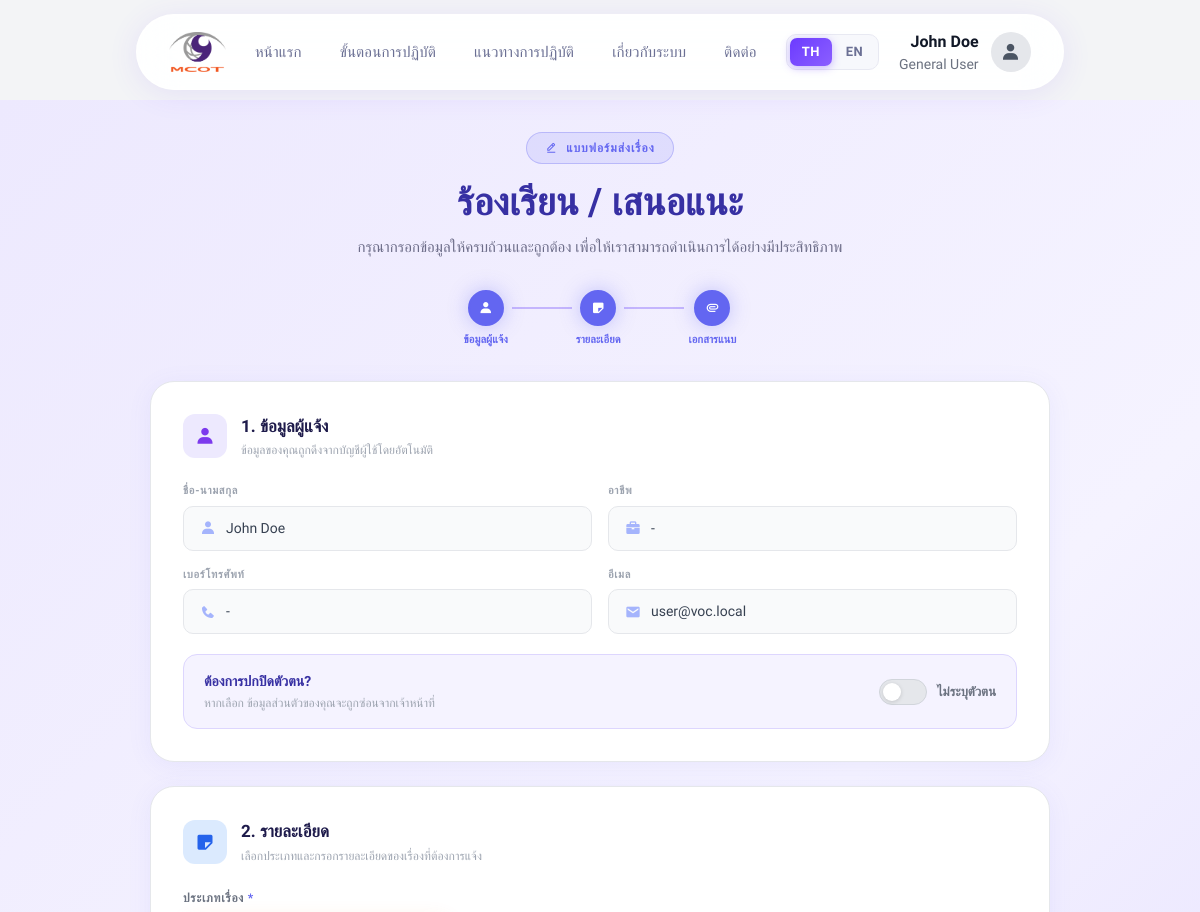
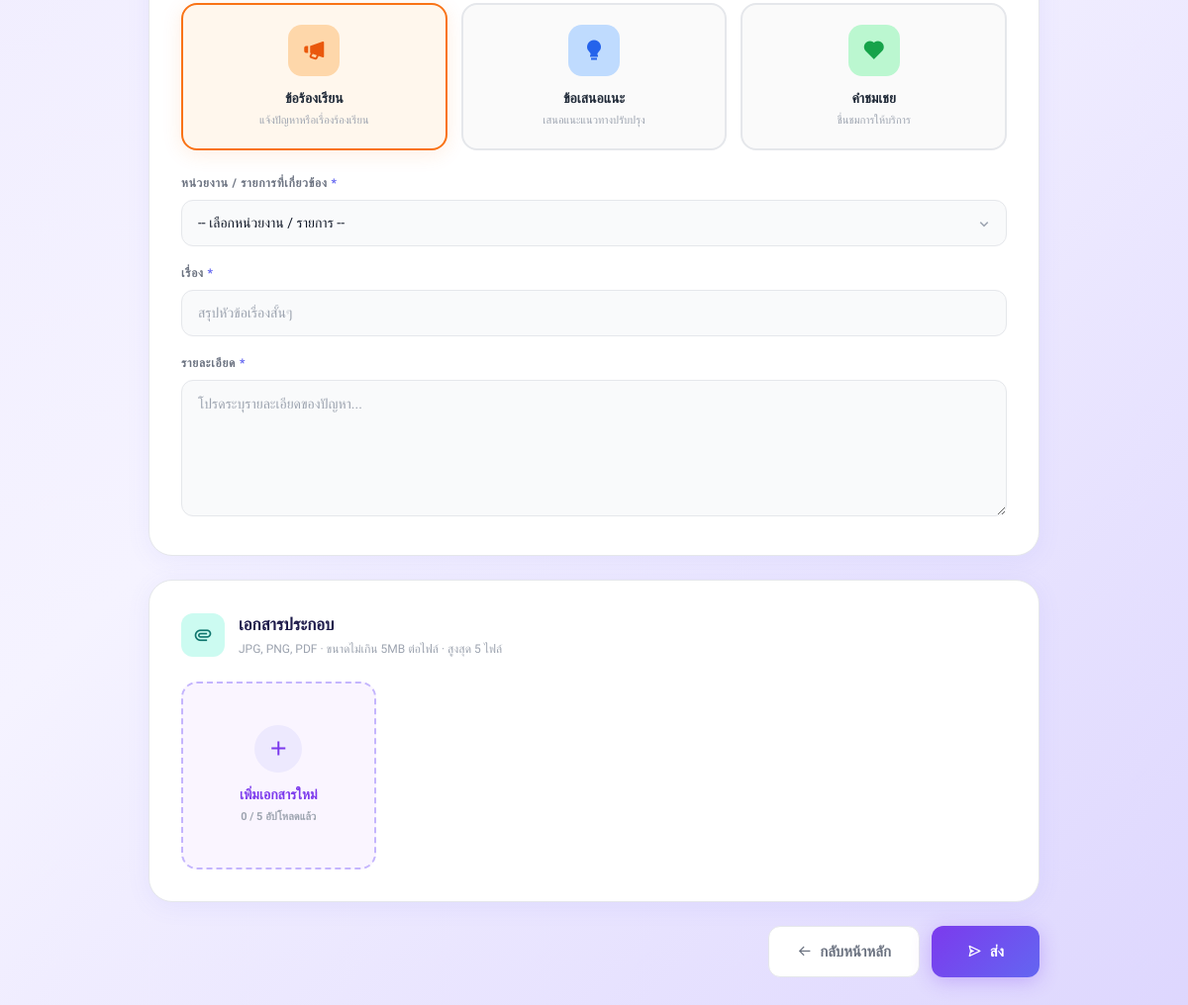
The app's page /user/Complaint_Suggestion.php (signed in) with its own data (2 pictures, top to bottom).
### tables this page shows
CREATE TABLE `users` (
  `id` int(11) NOT NULL,
  `username` varchar(50) NOT NULL,
  `email` varchar(100) NOT NULL,
  `phone` varchar(20) DEFAULT NULL,
  `address` text DEFAULT NULL,
  `occupation` varchar(100) DEFAULT NULL,
  `profile_image` varchar(255) DEFAULT NULL,
  `password_hash` varchar(255) NOT NULL,
  `full_name` varchar(100) NOT NULL,
  `employee_id` varchar(50) DEFAULT NULL,
  `role_id` int(11) NOT NULL,
  `department_id` int(11) DEFAULT NULL,
  `created_at` datetime DEFAULT current_timestamp(),
  `is_active` tinyint(1) DEFAULT 1,
  `require_change` tinyint(1) DEFAULT 0
);

### includes/language_handler.php (called while the page is built, shortened)
<?php
global $lang;
function __($key, $default = null)
{
    global $lang;
    if (isset($lang[$key])) {
        return $lang[$key];
    }
    return $default !== null ? $default : $key;
}
?>

### user/Complaint_Suggestion.php (the view, shortened to what this page needs)
<?php
require_once '../includes/header_landing.php';
$db = Database::connect();
$stmt = $db->prepare("SELECT * FROM users WHERE id = ?");
$stmt->execute([$_SESSION['user_id']]);
$user = $stmt->fetch();
?>
<div class="cs-page">
    <div class="cs-hero">
        <div class="cs-hero-badge"><i class='bx bx-edit-alt'></i> <?php echo __('submit_hero_badge'); ?></div>
        <h1><?php echo __('submit_title'); ?></h1>
        <p><?php echo __('submit_subtitle', 'กรุณากรอกข้อมูลให้ครบถ้วนและถูกต้อง เพื่อให้เราสามารถดำเนินการได้อย่างมีประสิทธิภาพ'); ?></p>
    </div>
    <div class="cs-steps">
        <div class="cs-step active">
            <div class="cs-step-dot"><i class='bx bxs-user'></i></div>
            <div class="cs-step-label"><?php echo __('submit_step_1'); ?></div>
        </div>
        <div class="cs-step-line"></div>
        <div class="cs-step active">
            <div class="cs-step-dot"><i class='bx bxs-note'></i></div>
            <div class="cs-step-label"><?php echo __('submit_step_2'); ?></div>
        </div>
        <div class="cs-step-line"></div>
        <div class="cs-step active">
            <div class="cs-step-dot"><i class='bx bx-paperclip'></i></div>
            <div class="cs-step-label"><?php echo __('submit_step_3'); ?></div>
        </div>
    </div>
    <form action="../controllers/complaint_action.php" method="POST" enctype="multipart/form-data">
        <div class="cs-card">
            <div class="cs-section-header">
                <div class="cs-section-icon purple"><i class='bx bxs-user'></i></div>
                <div>
                    <div class="cs-section-title"><?php echo __('submit_section_1'); ?></div>
                    <div class="cs-section-sub"><?php echo __('submit_section_1_desc'); ?></div>
                </div>
            </div>
            <div class="cs-info-grid">
                <div class="cs-field-group">
                    <div class="cs-field-label"><?php echo __('submit_fullname'); ?></div>
                    <div class="cs-field-value"><i class='bx bxs-user'></i><?php echo htmlspecialchars($user['full_name']); ?></div>
                </div>
                <div class="cs-field-group">
                    <div class="cs-field-label"><?php echo __('profile_occupation'); ?></div>
                    <div class="cs-field-value"><i class='bx bxs-briefcase'></i><?php echo htmlspecialchars($user['occupation'] ?? '-'); ?></div>
                </div>
                <div class="cs-field-group">
                    <div class="cs-field-label"><?php echo __('profile_phone'); ?></div>
                    <div class="cs-field-value"><i class='bx bxs-phone'></i><?php echo htmlspecialchars($user['phone'] ?? '-'); ?></div>
                </div>
                <div class="cs-field-group">
                    <div class="cs-field-label"><?php echo __('submit_email'); ?></div>
                    <div class="cs-field-value"><i class='bx bxs-envelope'></i><?php echo htmlspecialchars($user['email']); ?></div>
                </div>
            </div>
            <div class="cs-anon">
                <div class="cs-anon-text">
                    <h4><?php echo __('submit_caller_hide_identity'); ?></h4>
                    <p><?php echo __('submit_caller_hide_identity_hint'); ?></p>
                </div>
                <label class="cs-toggle">
                    <div class="cs-toggle-track"><div class="cs-toggle-thumb"></div></div>
                    <span class="cs-toggle-label"><?php echo __('submit_caller_anonymous'); ?></span>
                </label>
            </div>
        </div>
        <div class="cs-card">
            <div class="cs-section-header">
                <div class="cs-section-icon blue"><i class='bx bxs-note'></i></div>
                <div>
                    <div class="cs-section-title"><?php echo __('submit_section_2'); ?></div>
                    <div class="cs-section-sub"><?php echo __('submit_section_2_desc'); ?></div>
                </div>
            </div>
            <div class="cs-label"><?php echo __('submit_type_label'); ?> <span>*</span></div>
            <div class="cs-type-grid">
                <label class="cs-type-label">
                    <div class="cs-type-card">
                        <div class="cs-type-icon orange"><i class='bx bxs-megaphone'></i></div>
                        <h4><?php echo __('submit_type_complaint'); ?></h4>
                        <p><?php echo __('submit_type_complaint_desc'); ?></p>
                    </div>
                </label>
                <label class="cs-type-label">
                    <div class="cs-type-card">
                        <div class="cs-type-icon blue"><i class='bx bxs-bulb'></i></div>
                        <h4><?php echo __('submit_type_suggestion'); ?></h4>
                        <p><?php echo __('submit_type_suggestion_desc'); ?></p>
                    </div>
                </label>
                <label class="cs-type-label">
                    <div class="cs-type-card">
                        <div class="cs-type-icon green"><i class='bx bxs-heart'></i></div>
                        <h4><?php echo __('submit_type_compliment'); ?></h4>
                        <p><?php echo __('submit_type_compliment_desc'); ?></p>
                    </div>
                </label>
            </div>
            <div class="cs-input-group">
                <label class="cs-label"><?php echo __('submit_rel_org_label'); ?> <span>*</span></label>
                <div class="cs-select-wrap">
                    <select name="agencies" id="agenciesSelect" onchange="toggleRadioStations()" required class="cs-select">
                        <option value="General"><?php echo __('submit_select_agency_default'); ?></option>
                    </select>
                </div>
            </div>
            <div class="cs-input-group">
                <label class="cs-label"><?php echo __('submit_subject_label'); ?> <span>*</span></label>
                <input type="text" name="subject" required
                       placeholder="<?php echo __('submit_subject_placeholder'); ?>"
                       class="cs-input">
            </div>
            <div class="cs-input-group" style="margin-bottom:0;">
                <label class="cs-label"><?php echo __('submit_desc_label'); ?> <span>*</span></label>
                <textarea name="description" rows="5" required
                          placeholder="<?php echo __('submit_desc_placeholder'); ?>"
                          class="cs-textarea"></textarea>
            </div>
        </div>
        <div class="cs-card">
            <div class="cs-section-header">
                <div class="cs-section-icon teal"><i class='bx bx-paperclip'></i></div>
                <div>
                    <div class="cs-section-title"><?php echo __('submit_attachment_title'); ?></div>
                    <div class="cs-section-sub"><?php echo __('submit_attachment_desc'); ?></div>
                </div>
            </div>
            <div class="cs-upload-grid" id="uploadGrid">
            </div>
        </div>
        <div class="cs-submit-wrap">
            <a href="../index.php" class="cs-btn-back"><i class='bx bx-arrow-back'></i> <?php echo __('btn_back_home'); ?></a>
            <button type="submit" class="cs-btn-submit">
                <i class='bx bx-send'></i> <?php echo __('submit_btn_submit'); ?>
            </button>
        </div>
    </form>
</div>
<?php require_once '../includes/footer.php'; ?>

### assets/css/landing.css (style rules this page uses)
:root { --primary: #6C3BFF; --primary-light: #8B5FFF; --primary-dark: #5028D9; --accent: #00C2FF; --gold: #F0B429; --surface: #FFFFFF; --surface-2: #F7F8FC; --border: #E8E9F2; --text-primary: #1A1A2E; --text-secondary: #6B7094; --text-muted: #9DA3C2; --shadow-sm: 0 2px 8px rgba(108, 59, 255, 0.08); --shadow-md: 0 8px 30px rgba(108, 59, 255, 0.12); --shadow-lg: 0 20px 60px rgba(108, 59, 255, 0.18); --radius-sm: 10px; --radius-md: 16px; --radius-lg: 24px; --radius-xl: 50px; }
*, *::before, *::after { margin: 0; padding: 0; box-sizing: border-box; }
html { scroll-behavior: smooth; }
body { font-family: 'Prompt', sans-serif; color: var(--text-primary); line-height: 1.6; background: #FAFBFF; overflow-x: hidden; }

### records on screen
users: full_name "John Doe", occupation "-", phone "-", email "user@voc.local"

### other values on screen
__('index_nav_home', 'หน้าแรก') "หน้าแรก"
__('index_nav_process', 'ขั้นตอนการปฏิบัติ') "ขั้นตอนการปฏิบัติ"
__('index_nav_process2', 'แนวทางการปฏิบัติ') "แนวทางการปฏิบัติ"
__('index_nav_about', 'เกี่ยวกับระบบ') "เกี่ยวกับระบบ"
__('index_nav_contact', 'ติดต่อ') "ติดต่อ"
$_SESSION['full_name'] "John Doe"
$_SESSION['role_name'] "General User"
__('submit_hero_badge') "แบบฟอร์มส่งเรื่อง"
__('submit_title') "ร้องเรียน / เสนอแนะ"
__('submit_step_1') "ข้อมูลผู้แจ้ง"
__('submit_step_2') "รายละเอียด"
__('submit_step_3') "เอกสารแนบ"
__('submit_section_1') "1. ข้อมูลผู้แจ้ง"
__('submit_section_1_desc') "ข้อมูลของคุณถูกดึงจากบัญชีผู้ใช้โดยอัตโนมัติ"
__('submit_fullname') "ชื่อ-นามสกุล"
